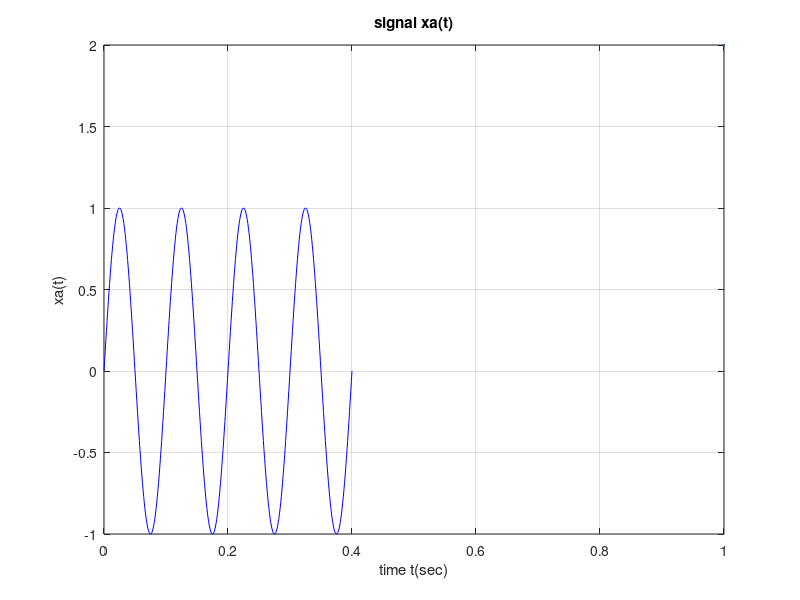

Write the MATLAB code that produced this figure.
clear;
f0 = 10;
dt = 0.001;

Length = 0.4;
t = 0:dt:Length;

xa = sin(2*pi*f0*t);
figure
plot(t, xa, 'b',LineWidth=2);
xlabel('time t(sec)');
ylabel('xa(t)');
title('signal xa(t)');

grid("on");


